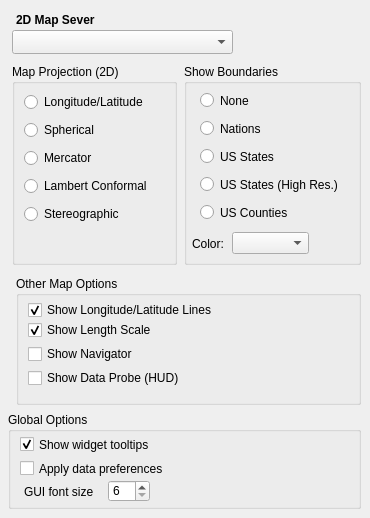
      <widget class="QWidget" name="mapTab">
       <property name="styleSheet">
        <string notr="true">QTabBar::tab:selected { color: #ffff00; }</string>
       </property>
       <attribute name="title">
        <string>Map</string>
       </attribute>
       <attribute name="toolTip">
        <string>Set map preferences</string>
       </attribute>
       <widget class="QComboBox" name="mapserverComboBox">
        <property name="geometry">
         <rect>
          <x>12</x>
          <y>30</y>
          <width>221</width>
          <height>24</height>
         </rect>
        </property>
        <property name="minimumSize">
         <size>
          <width>0</width>
          <height>24</height>
         </size>
        </property>
        <property name="maximumSize">
         <size>
          <width>16777215</width>
          <height>24</height>
         </size>
        </property>
        <property name="toolTip">
         <string/>
        </property>
       </widget>
       <widget class="QLabel" name="mapserverLabel">
        <property name="geometry">
         <rect>
          <x>16</x>
          <y>10</y>
          <width>105</width>
          <height>21</height>
         </rect>
        </property>
        <property name="text">
         <string>&lt;b&gt;2D Map Sever&lt;/b&gt;</string>
        </property>
       </widget>
       <widget class="QGroupBox" name="boundariesGroupBox">
        <property name="geometry">
         <rect>
          <x>184</x>
          <y>64</y>
          <width>177</width>
          <height>201</height>
         </rect>
        </property>
        <property name="title">
         <string>Show Boundaries</string>
        </property>
        <property name="checkable">
         <bool>false</bool>
        </property>
        <property name="checked">
         <bool>false</bool>
        </property>
        <widget class="QRadioButton" name="maplineNations">
         <property name="geometry">
          <rect>
           <x>16</x>
           <y>56</y>
           <width>82</width>
           <height>17</height>
          </rect>
         </property>
         <property name="text">
          <string>Nations</string>
         </property>
        </widget>
        <widget class="QRadioButton" name="maplineStates">
         <property name="geometry">
          <rect>
           <x>16</x>
           <y>84</y>
           <width>105</width>
           <height>17</height>
          </rect>
         </property>
         <property name="text">
          <string>US States</string>
         </property>
        </widget>
        <widget class="QRadioButton" name="maplineCounties">
         <property name="geometry">
          <rect>
           <x>16</x>
           <y>140</y>
           <width>109</width>
           <height>17</height>
          </rect>
         </property>
         <property name="text">
          <string>US Counties</string>
         </property>
        </widget>
        <widget class="QRadioButton" name="maplineNone">
         <property name="geometry">
          <rect>
           <x>16</x>
           <y>28</y>
           <width>82</width>
           <height>17</height>
          </rect>
         </property>
         <property name="text">
          <string>None</string>
         </property>
        </widget>
        <widget class="QComboBox" name="maplineColorComboBox">
         <property name="geometry">
          <rect>
           <x>48</x>
           <y>168</y>
           <width>77</width>
           <height>22</height>
          </rect>
         </property>
        </widget>
        <widget class="QLabel" name="label_19">
         <property name="geometry">
          <rect>
           <x>8</x>
           <y>172</y>
           <width>37</width>
           <height>16</height>
          </rect>
         </property>
         <property name="text">
          <string>Color:</string>
         </property>
        </widget>
        <widget class="QRadioButton" name="maplineStates_hires">
         <property name="geometry">
          <rect>
           <x>16</x>
           <y>112</y>
           <width>161</width>
           <height>17</height>
          </rect>
         </property>
         <property name="text">
          <string>US States (High Res.)</string>
         </property>
        </widget>
       </widget>
       <widget class="QGroupBox" name="projectionsGroupBox">
        <property name="geometry">
         <rect>
          <x>12</x>
          <y>64</y>
          <width>165</width>
          <height>201</height>
         </rect>
        </property>
        <property name="title">
         <string>Map Projection (2D)</string>
        </property>
        <property name="flat">
         <bool>false</bool>
        </property>
        <widget class="QRadioButton" name="lonlatRadioButton">
         <property name="geometry">
          <rect>
           <x>12</x>
           <y>28</y>
           <width>145</width>
           <height>20</height>
          </rect>
         </property>
         <property name="toolTip">
          <string/>
         </property>
         <property name="text">
          <string>Longitude/Latitude</string>
         </property>
        </widget>
        <widget class="QRadioButton" name="sphericalRadioButton">
         <property name="geometry">
          <rect>
           <x>12</x>
           <y>56</y>
           <width>102</width>
           <height>20</height>
          </rect>
         </property>
         <property name="text">
          <string>Spherical</string>
         </property>
        </widget>
        <widget class="QRadioButton" name="mercatorRadioButton">
         <property name="geometry">
          <rect>
           <x>12</x>
           <y>84</y>
           <width>102</width>
           <height>20</height>
          </rect>
         </property>
         <property name="text">
          <string>Mercator</string>
         </property>
        </widget>
        <widget class="QRadioButton" name="lambertconformalRadioButton">
         <property name="geometry">
          <rect>
           <x>12</x>
           <y>112</y>
           <width>149</width>
           <height>20</height>
          </rect>
         </property>
         <property name="text">
          <string>Lambert Conformal</string>
         </property>
        </widget>
        <widget class="QRadioButton" name="stereographicRadioButton">
         <property name="geometry">
          <rect>
           <x>12</x>
           <y>140</y>
           <width>149</width>
           <height>20</height>
          </rect>
         </property>
         <property name="text">
          <string>Stereographic</string>
         </property>
        </widget>
       </widget>
       <widget class="QGroupBox" name="miscGroupBox">
        <property name="geometry">
         <rect>
          <x>16</x>
          <y>276</y>
          <width>345</width>
          <height>129</height>
         </rect>
        </property>
        <property name="title">
         <string>Other Map Options</string>
        </property>
        <property name="flat">
         <bool>false</bool>
        </property>
        <widget class="QCheckBox" name="showLonlatCheckBox">
         <property name="geometry">
          <rect>
           <x>12</x>
           <y>24</y>
           <width>233</width>
           <height>20</height>
          </rect>
         </property>
         <property name="text">
          <string>Show Longitude/Latitude Lines</string>
         </property>
         <property name="checked">
          <bool>true</bool>
         </property>
        </widget>
        <widget class="QCheckBox" name="showNavigatorCheckBox">
         <property name="geometry">
          <rect>
           <x>12</x>
           <y>68</y>
           <width>233</width>
           <height>20</height>
          </rect>
         </property>
         <property name="text">
          <string>Show Navigator</string>
         </property>
        </widget>
        <widget class="QCheckBox" name="showDataProbe">
         <property name="geometry">
          <rect>
           <x>12</x>
           <y>92</y>
           <width>233</width>
           <height>20</height>
          </rect>
         </property>
         <property name="text">
          <string>Show Data Probe (HUD)</string>
         </property>
        </widget>
        <widget class="QCheckBox" name="showScaleCheckBox">
         <property name="geometry">
          <rect>
           <x>12</x>
           <y>44</y>
           <width>233</width>
           <height>20</height>
          </rect>
         </property>
         <property name="text">
          <string>Show Length Scale</string>
         </property>
         <property name="checked">
          <bool>true</bool>
         </property>
        </widget>
       </widget>
       <widget class="QGroupBox" name="otherGroupBox">
        <property name="geometry">
         <rect>
          <x>8</x>
          <y>412</y>
          <width>353</width>
          <height>97</height>
         </rect>
        </property>
        <property name="title">
         <string>Global Options</string>
        </property>
        <widget class="QCheckBox" name="chk_tooltips">
         <property name="geometry">
          <rect>
           <x>12</x>
           <y>24</y>
           <width>149</width>
           <height>17</height>
          </rect>
         </property>
         <property name="text">
          <string>Show widget tooltips</string>
         </property>
         <property name="checked">
          <bool>true</bool>
         </property>
        </widget>
        <widget class="QCheckBox" name="chkUseDataPrefs">
         <property name="geometry">
          <rect>
           <x>12</x>
           <y>48</y>
           <width>153</width>
           <height>17</height>
          </rect>
         </property>
         <property name="text">
          <string>Apply data preferences</string>
         </property>
         <property name="checked">
          <bool>false</bool>
         </property>
        </widget>
        <widget class="QSpinBox" name="guiFontsizeSpinbox">
         <property name="geometry">
          <rect>
           <x>100</x>
           <y>68</y>
           <width>42</width>
           <height>22</height>
          </rect>
         </property>
         <property name="minimum">
          <number>6</number>
         </property>
         <property name="maximum">
          <number>16</number>
         </property>
        </widget>
        <widget class="QLabel" name="label_39">
         <property name="geometry">
          <rect>
           <x>16</x>
           <y>72</y>
           <width>89</width>
           <height>16</height>
          </rect>
         </property>
         <property name="text">
          <string>GUI font size</string>
         </property>
        </widget>
       </widget>
      </widget>
